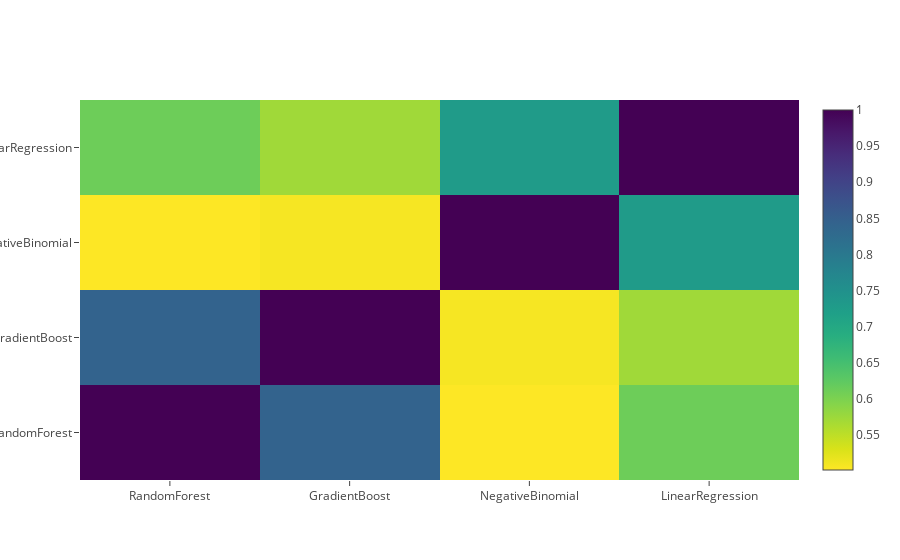

The cell this chart's notebook holds for it:
### Markdown cell above
**Correlation Heatmap of the Second Level Training set**

### Code cell
data = [ go.Heatmap( z = base_predictions_train_sj.astype( float ).corr().values,
                     x = base_predictions_train_sj.columns.values,
                     y = base_predictions_train_sj.columns.values,
                     colorscale = 'Viridis',
                     showscale = True,
                     reversescale = True )]
py.iplot( data, filename = 'labelled-heatmap' )

### Figure 1 — Plotly figure (JSON) as saved in the notebook; plotly's stock layout.template omitted (floating-point values rounded to 4 significant figures)
{"data": [{"colorscale": "Viridis", "reversescale": true, "showscale": true, "type": "heatmap", "uid": "cf76a0d2-22e9-40ad-92a2-7df10ef99ac3", "x": ["RandomForest", "GradientBoost", "NegativeBinomial", "LinearRegression"], "y": ["RandomForest", "GradientBoost", "NegativeBinomial", "LinearRegression"], "z": [[1, 0.8434, 0.502, 0.6128], [0.8434, 1, 0.5078, 0.5724], [0.502, 0.5078, 1, 0.7294], [0.6128, 0.5724, 0.7294, 1]]}], "layout": {}}
